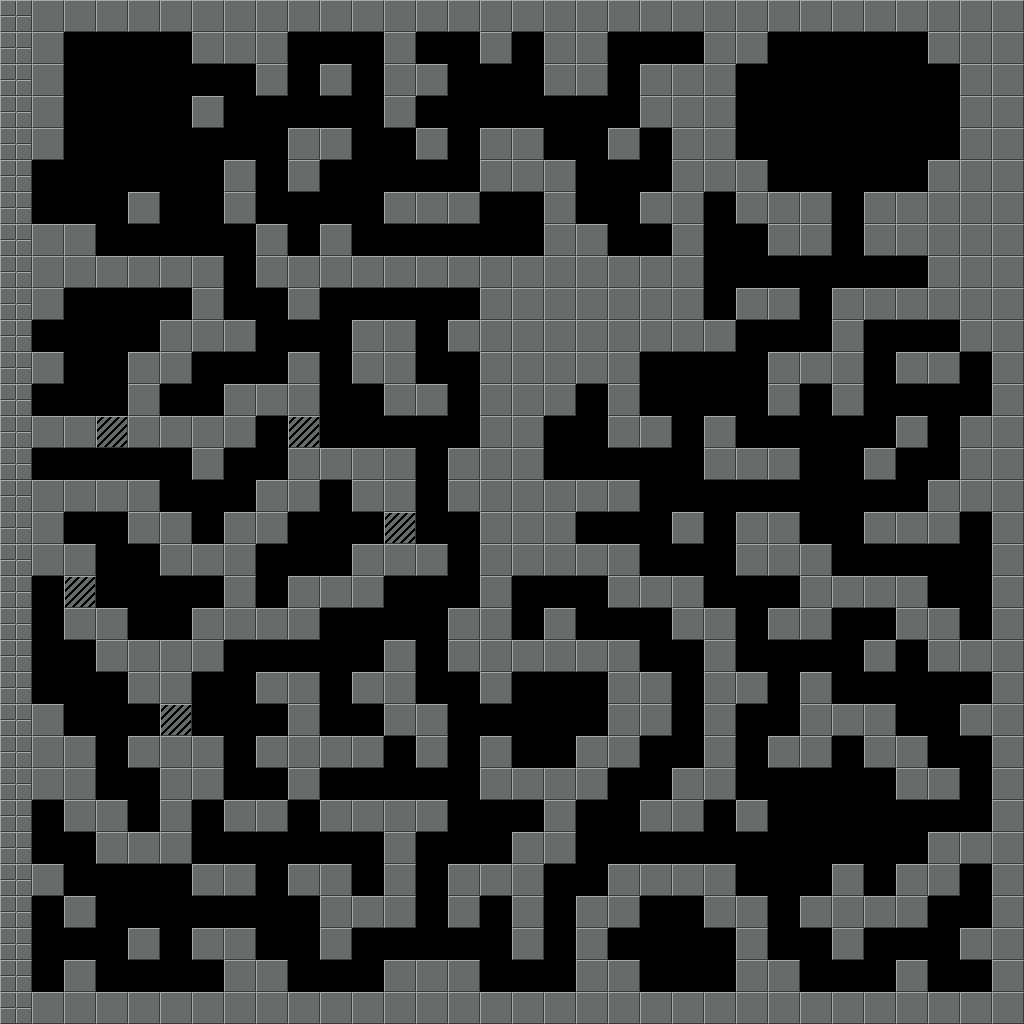

A 2D game scene composited from a Tiled map and its tileset images. What follows is a short description and the map's XML, with each tile layer's data collapsed to a summary:
An orthogonal 32x32 tile map with 32x32 px tiles, 2 tile layers (Walls, BoundaryWalls) and 83 objects.

<map version="1.8" tiledversion="1.8.2" orientation="orthogonal" renderorder="right-down" width="32" height="32" tilewidth="32" tileheight="32" infinite="0" nextlayerid="12" nextobjectid="242">
 <editorsettings>
  <export target="../src/files/areas/forest-2.lua" format="custom" />
 </editorsettings>
 <properties>
  <property name="id" value="forest-2" />
  <property name="name" value="Dark forest" />
  <property name="tileset" value="forest" />
 </properties>
 <tileset firstgid="1" source="MainTiles.tsx" />
 <layer id="1" name="Walls" width="32" height="32">
  <data>[1024 cells, 498 non-empty, 2 distinct tile ids]</data>
 </layer>
 <layer id="5" name="BoundaryWalls" width="32" height="32">
  <data>[1024 cells, 32 non-empty, 1 distinct tile ids]</data>
 </layer>
 <objectgroup id="2" name="Chests">
  <object id="152" gid="17" x="256" y="608" width="32" height="32">
   <properties>
    <property name="gold" type="int" value="125" />
    <property name="id" value="dark_forest_1_c99bd6ae-9c63-99f5-a95f-5c1899601cc0" />
    <property name="loot" value="boots-2" />
   </properties>
  </object>
  <object id="170" gid="17" x="160" y="320" width="32" height="32">
   <properties>
    <property name="gold" type="int" value="50" />
    <property name="id" value="forest-2_7d437a92-a86f-2932-76b1-120affebf134" />
    <property name="loot" value="sword-2" />
   </properties>
  </object>
  <object id="171" gid="17" x="640" y="256" width="32" height="32">
   <properties>
    <property name="gold" type="int" value="5" />
    <property name="id" value="forest-2_c61c1efe-d40e-d7c6-aedf-cf8d7bb8ea62" />
    <property name="loot" value="gloves-2" />
   </properties>
  </object>
  <object id="213" gid="17" x="448" y="320" width="32" height="32">
   <properties>
    <property name="gold" type="int" value="5" />
    <property name="id" value="forest-2_bdce4529-926c-370b-58ff-90a6e2772b7f" />
    <property name="loot" value="belt-1" />
   </properties>
  </object>
  <object id="215" gid="17" x="576" y="544" width="32" height="32">
   <properties>
    <property name="gold" type="int" value="5" />
    <property name="id" value="forest-2_6f92d255-4611-6d48-8980-8a81a7677627" />
    <property name="loot" value="armor-2" />
   </properties>
  </object>
  <object id="214" gid="17" x="288" y="256" width="32" height="32">
   <properties>
    <property name="gold" type="int" value="5" />
    <property name="id" value="forest-2_f0c7e2eb-e364-c2fd-0d61-cde5128e4f8d" />
    <property name="loot" value="axe-1" />
   </properties>
  </object>
  <object id="172" gid="17" x="864" y="64" width="32" height="32">
   <properties>
    <property name="gold" type="int" value="250" />
    <property name="id" value="forest-2_60a13477-81d4-9e89-46c1-dc4cd909f0a5" />
    <property name="loot" value="mana-potion" />
   </properties>
  </object>
  <object id="173" gid="17" x="800" y="64" width="32" height="32">
   <properties>
    <property name="gold" type="int" value="250" />
    <property name="id" value="forest-2_b400dcde-979b-ad6e-ecee-501cadcd69d8" />
    <property name="loot" value="healing-potion" />
   </properties>
  </object>
  <object id="174" gid="17" x="960" y="544" width="32" height="32">
   <properties>
    <property name="gold" type="int" value="25" />
    <property name="id" value="forest-2_c073d295-829a-4bb4-68fe-491b9665c5b6" />
    <property name="loot" value="necklace-1" />
   </properties>
  </object>
  <object id="176" gid="17" x="32" y="992" width="32" height="32">
   <properties>
    <property name="gold" type="int" value="100" />
    <property name="id" value="forest-2_98a2f055-65f4-7bd5-e668-390cd31cb450" />
    <property name="loot" value="cape-2" />
   </properties>
  </object>
 </objectgroup>
 <objectgroup id="10" name="Other">
  <object id="34" gid="4" x="480" y="224" width="32" height="32" />
  <object id="148" gid="34" x="32" y="480" width="32" height="32">
   <properties>
    <property name="id" value="dark_forest_1_0132192f-d4cb-9120-2080-ae014122661d" />
   </properties>
  </object>
  <object id="154" gid="34" x="32" y="864" width="32" height="32">
   <properties>
    <property name="id" value="forest-2_f4c15e10-519c-d373-810f-acbebfe50eb1" />
   </properties>
  </object>
  <object id="233" gid="34" x="960" y="928" width="32" height="32">
   <properties>
    <property name="id" value="forest-2_b5f80640-f457-aca6-8653-b7c4fc45141a" />
   </properties>
  </object>
  <object id="235" gid="34" x="800" y="448" width="32" height="32">
   <properties>
    <property name="id" value="forest-2_545e8b22-632a-7d9e-bb2e-bea6aec5039b" />
   </properties>
  </object>
  <object id="236" gid="34" x="512" y="608" width="32" height="32">
   <properties>
    <property name="id" value="forest-2_67b4cb91-8c47-b3bc-bd44-81d0e07e2e94" />
   </properties>
  </object>
  <object id="237" gid="34" x="512" y="736" width="32" height="32">
   <properties>
    <property name="id" value="forest-2_c5b3cc21-3a57-f834-38d7-7921df2c5c88" />
   </properties>
  </object>
  <object id="238" gid="34" x="512" y="256" width="32" height="32">
   <properties>
    <property name="id" value="forest-2_e7190b47-9707-47f1-fdd3-84f562594673" />
   </properties>
  </object>
  <object id="239" gid="34" x="640" y="64" width="32" height="32">
   <properties>
    <property name="id" value="forest-2_f9ea2c3f-11f3-c43b-1bcb-3154b494b26a" />
   </properties>
  </object>
  </objectgroup>
 <objectgroup id="9" name="Doors">
  <!-- 9 objects omitted --></objectgroup>
 <objectgroup id="8" name="Barrels">
  <!-- 14 objects omitted --></objectgroup>
 <objectgroup id="7" name="Props" />
 <objectgroup id="6" name="Fire ants">
  <!-- 10 objects omitted --></objectgroup>
 <objectgroup id="11" name="Young fire ants">
  <!-- 18 objects omitted --></objectgroup>
</map>
<!-- 64 of 83 objects omitted -->
